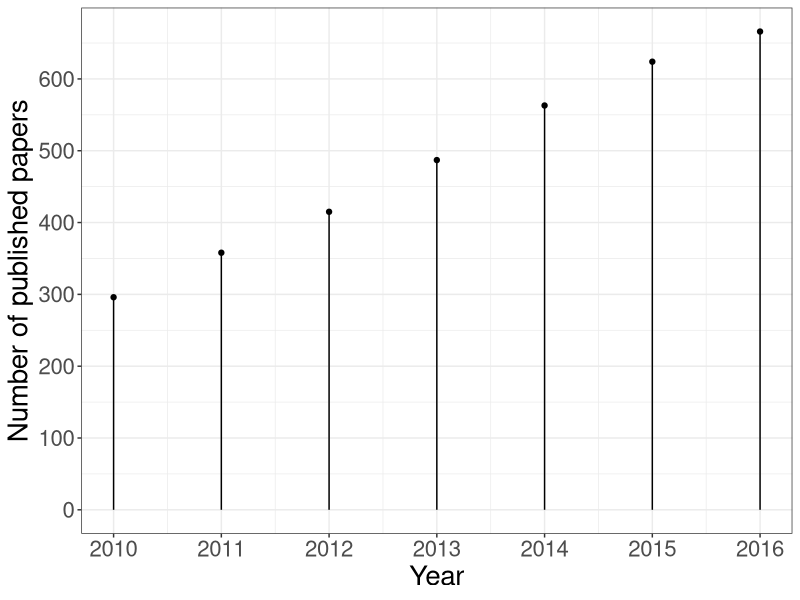
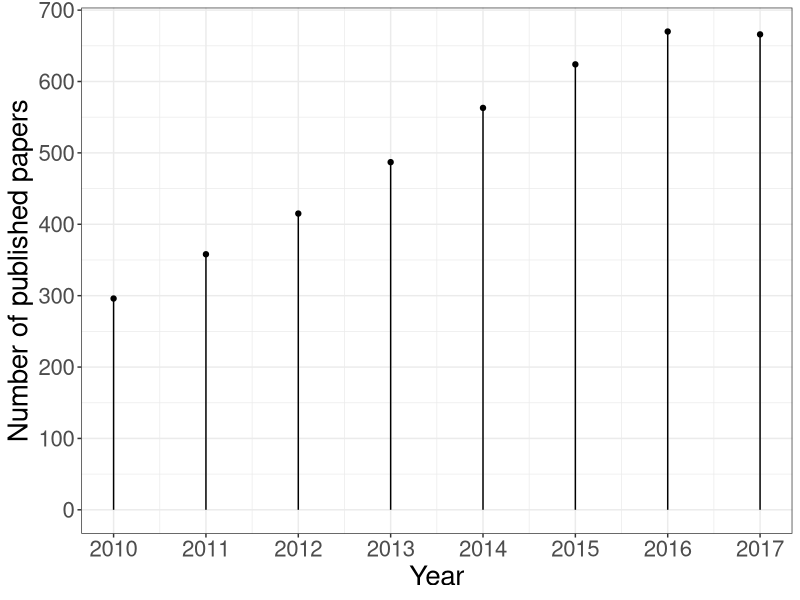

Recreate these plots in R, in order.
library(ggplot2)
# Pubmed was searched on 18-Oct-2018
#English[Language] AND (non-inferiority[Title/Abstract] OR noninferior[Title/Abstract] OR non-inferior[Title/Abstract] OR noninferiority[Title/Abstract]) AND ("2017/06/01"[PDAT] : "2018/05/31"[PDAT]) AND Clinical Trial[ptyp] + filter clinical trials

 pub.n <- data.frame(year=c(2010, 2011, 2012, 2013, 2014, 2015, 2016), 
                    n=c(296, 358, 415, 487, 563, 624, 666))

g <- ggplot2::ggplot(pub.n, aes(x = year, y = n)) + 
  #ggplot2::geom_line(linetype = "dashed") +
  #ggplot2::geom_bar(stat='identity') +
  geom_segment(aes(x = year, y = 0, xend = year, yend = n)) +
  geom_point() +
  ggplot2::xlab("Year") +
  ggplot2::ylab("Number of published papers") +
  #ggplot2::ggtitle("Number of published non-inferiroty papers by year (Pubmed)") +
  ggplot2::theme_bw() +
  ggplot2::scale_x_continuous(breaks = 2010:2016) +
  ggplot2::scale_y_continuous(breaks=seq(0,700,100))+
  ggplot2::theme(text = element_text(size = 20)
                 #strip.text = element_text(size = rel(0.7))
                 )

pdf("pubmed_review_ni.pdf")
g
dev.off()

#Based on the referee comments, the search was done again to include years 2017 and 2018
library(ggplot2)
# Pubmed was searched on 24-Jan-2019
#English[Language] AND (non-inferiority[Title/Abstract] OR noninferior[Title/Abstract] OR non-inferior[Title/Abstract] OR noninferiority[Title/Abstract]) AND ("2017/06/01"[PDAT] : "2018/05/31"[PDAT]) AND Clinical Trial[ptyp] + filter clinical trials

pub.n <- data.frame(year=c(2010, 2011, 2012, 2013, 2014, 2015, 2016, 2017), 
                    n=c(296, 358, 415, 487, 563, 624, 670, 666))

g <- ggplot2::ggplot(pub.n, aes(x = year, y = n)) + 
  #ggplot2::geom_line(linetype = "dashed") +
  #ggplot2::geom_bar(stat='identity') +
  geom_segment(aes(x = year, y = 0, xend = year, yend = n)) +
  geom_point() +
  ggplot2::xlab("Year") +
  ggplot2::ylab("Number of published papers") +
  #ggplot2::ggtitle("Number of published non-inferiroty papers by year (Pubmed)") +
  ggplot2::theme_bw() +
  ggplot2::scale_x_continuous(breaks = 2010:2017) +
  ggplot2::scale_y_continuous(breaks=seq(0,700,100))+
  ggplot2::theme(text = element_text(size = 20)
                 #strip.text = element_text(size = rel(0.7))
  )

pdf("pubmed_review_ni1.pdf")
g
dev.off()
